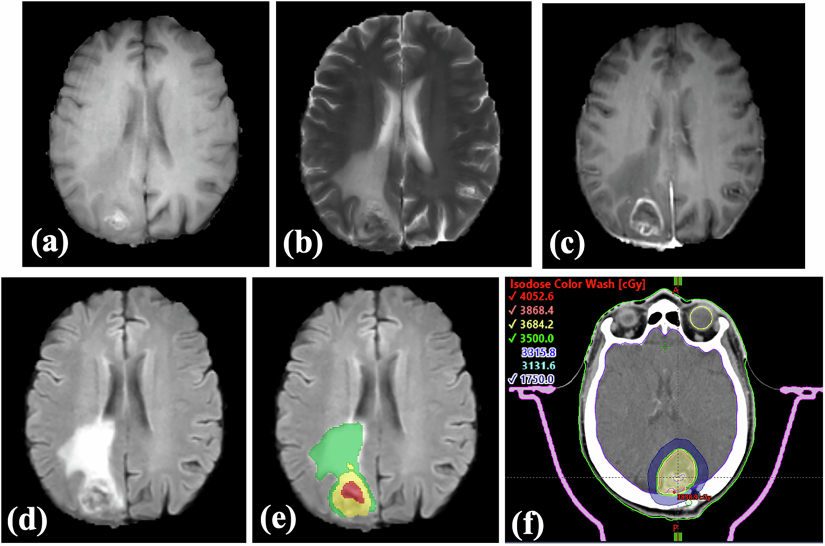
#> input picture Graph Cut/image3.png, 1650 x 1091 px, found by its file name (shown at 1/2 size)
$ python code.py
#> lines starting #> are read from the running program, lines starting #| are printed output that depends on the picture
import cv2
import numpy as np


image = cv2.imread("Graph Cut/image3.png")
#> image is the input picture: shape (1091, 1650, 3); mean B, G, R 82.8, 83.3, 83.2

if image is None:
    print("Error: Image not found. Check file path.")
    exit()

image = cv2.resize(image, (512, 512))
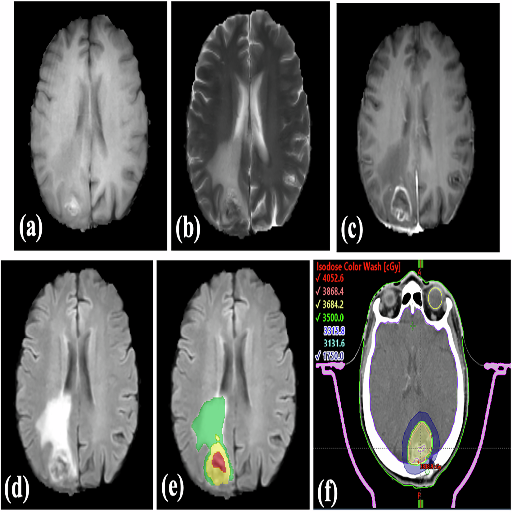
#> image: shape (512, 512, 3); mean B, G, R 82.6, 83.1, 83

mask = np.zeros(image.shape[:2], np.uint8)

bgdModel = np.zeros((1,65), np.float64)
fgdModel = np.zeros((1,65), np.float64)

rect = (100,100,1000,1000)

# [4 lines of commented-out code are left out]

cv2.grabCut(
    image,
    mask,
    rect,
    bgdModel,
    fgdModel,
    5,
    cv2.GC_INIT_WITH_RECT
)

mask2 = np.where((mask==2)|(mask==0),0,1).astype('uint8')

result = image * mask2[:,:,np.newaxis]
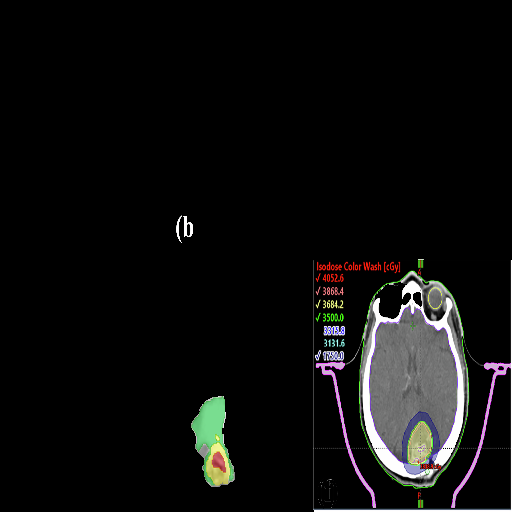
#> result: shape (512, 512, 3); mean B, G, R 13.2, 13.7, 13.7

cv2.imwrite("Graph Cut/graphcut_result.png", result)
cv2.imshow("Segmented Image", result)
cv2.waitKey(0)
cv2.destroyAllWindows()

$ run again, with Graph Cut/image2.png copied over Graph Cut/image3.png
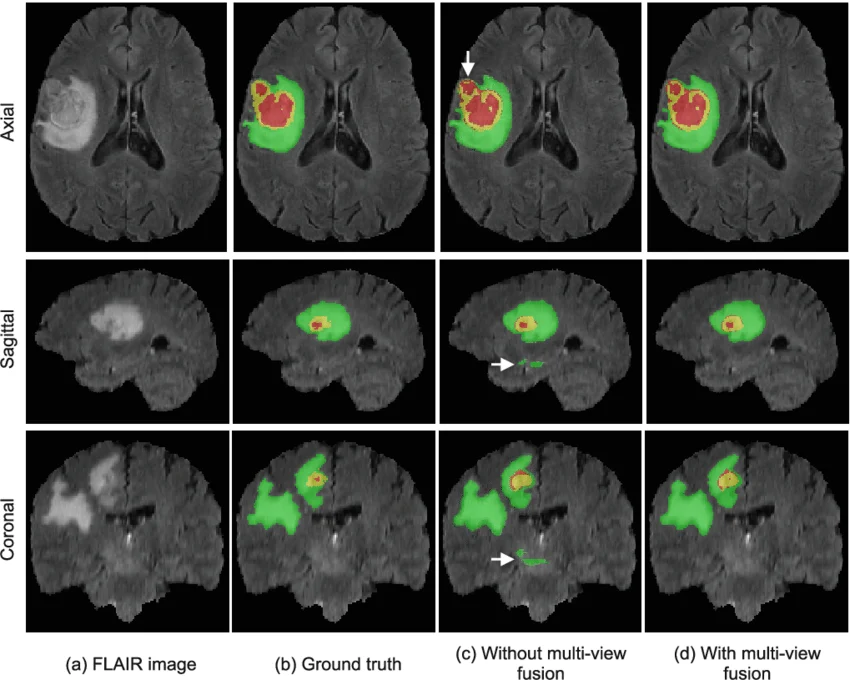
#> input picture Graph Cut/image2.png, 850 x 680 px, found by its file name
#> image is the input picture: shape (680, 850, 3); mean B, G, R 72, 75.9, 73.1
#> `image = cv2.resize(image, (512, 512))`:
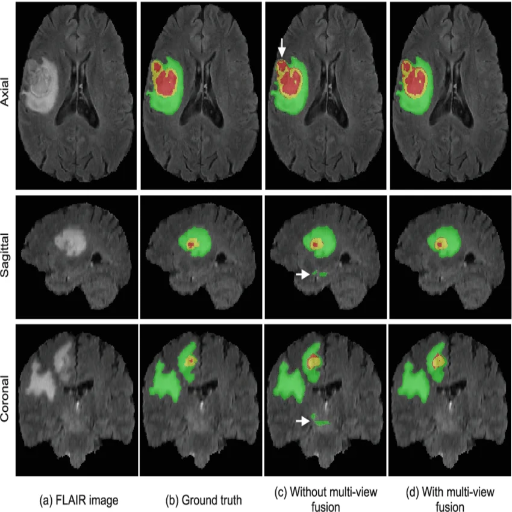
#> image: shape (512, 512, 3); mean B, G, R 71.9, 75.8, 73
#> `result = image * mask2[:,:,np.newaxis]`:
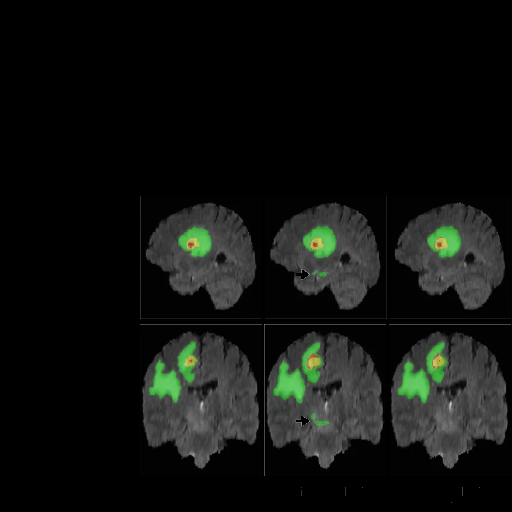
#> result: shape (512, 512, 3); mean B, G, R 16, 18.5, 16.2

$ run again, with Graph Cut/image.png copied over Graph Cut/image3.png
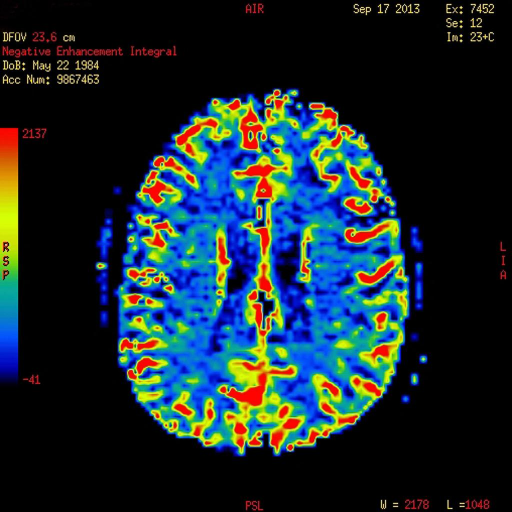
#> input picture Graph Cut/image.png, 1024 x 1024 px, found by its file name (shown at 1/2 size)
#> image is the input picture: shape (1024, 1024, 3); mean B, G, R 47.1, 41.8, 27
#> `image = cv2.resize(image, (512, 512))`:
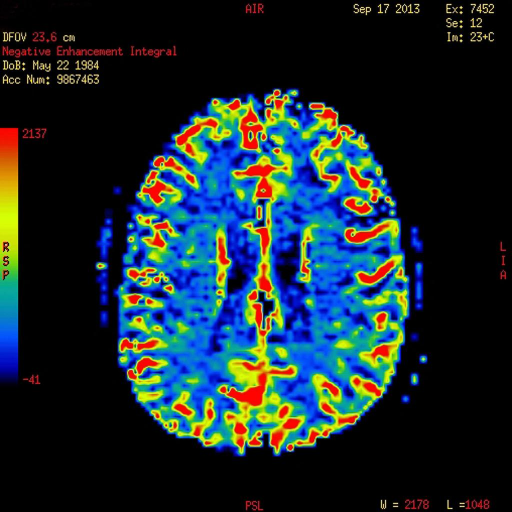
#> image: shape (512, 512, 3); mean B, G, R 47.2, 41.8, 27.1
#> `result = image * mask2[:,:,np.newaxis]`:
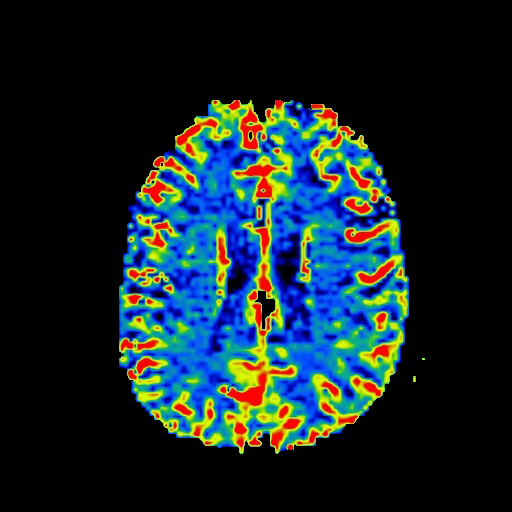
#> result: shape (512, 512, 3); mean B, G, R 41.5, 37.1, 22.3

$ run again, with Graph Cut/medical_image.jpg saved as Graph Cut/image3.png
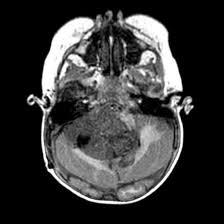
#> input picture Graph Cut/medical_image.jpg, 224 x 224 px, found by its file name
#> image is the input picture: shape (224, 224, 3); min 0, max 255, mean 55.9
#> image: shape (512, 512, 3)
#> `result = image * mask2[:,:,np.newaxis]`:
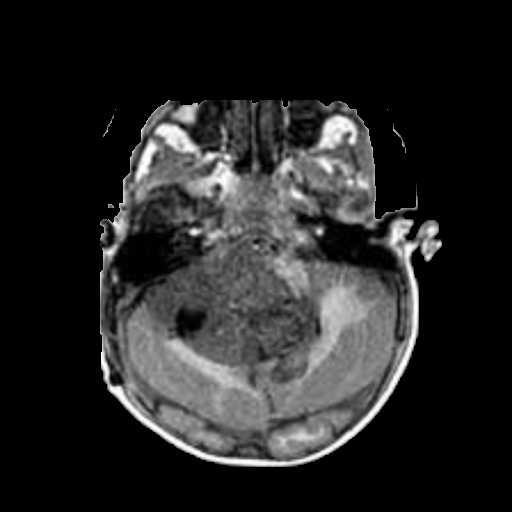
#> result: shape (512, 512, 3); min 0, max 255, mean 38.2
